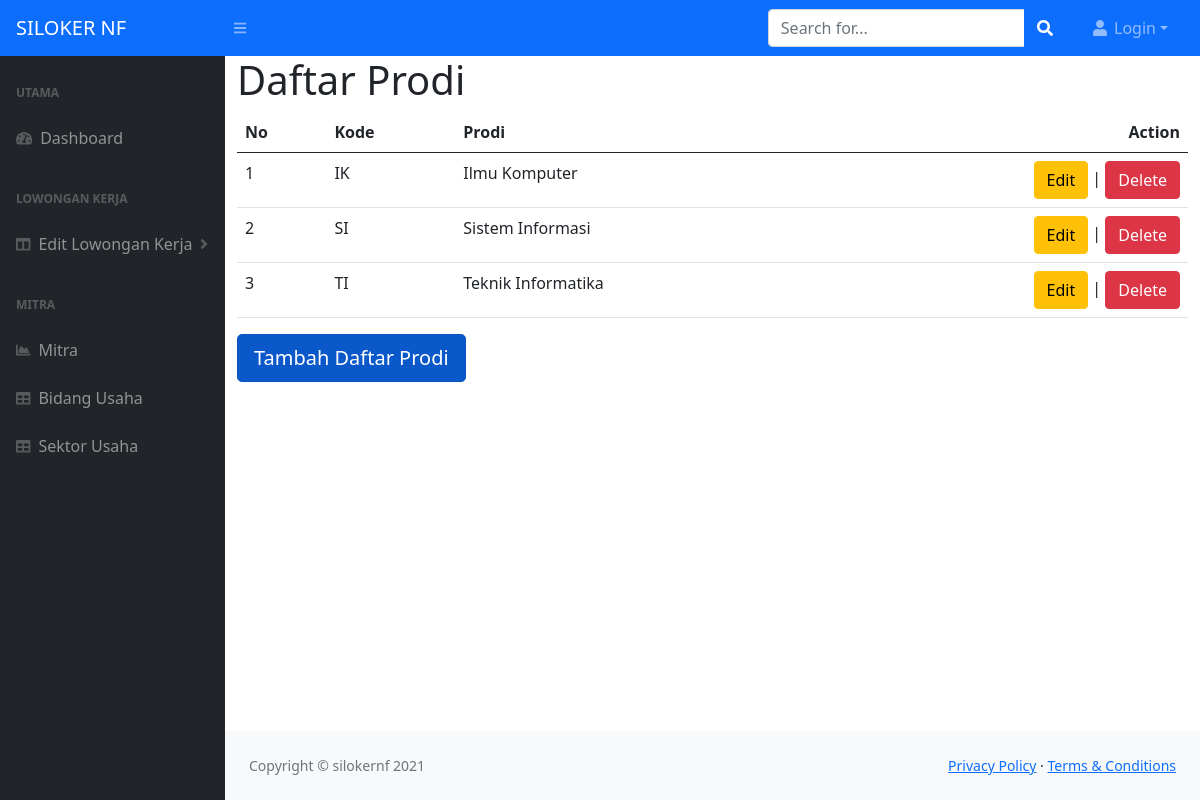
Page /index.php/prodi on the committed database.
### tables this page shows
CREATE TABLE `prodi` (
  `id` int(11) NOT NULL,
  `kode` varchar(2) DEFAULT NULL,
  `nama` varchar(45) DEFAULT NULL
);

### application/controllers/Prodi.php (called while the page is built, shortened)
<?php
class Prodi extends CI_Controller {
    public function index()
	{
        $this->load->model('prodi_model', 'prodi');
        $data['list_prodi'] = $this->prodi->getAll();
        $this->load->view('header');
		$this->load->view('prodi/index',$data);
        $this->load->view('footer');
	}
}

### index.php (called while the page is built, shortened)
<?php
require_once BASEPATH.'core/CodeIgniter.php';

### application/models/Prodi_model.php (called while the page is built, shortened)
<?php
class Prodi_model extends CI_Model {
    public function getAll(){
        $query = $this->db->get('prodi');
        return $query;
    }
}

### application/views/prodi/index.php (the view, shortened to what this page needs)
<h1>Daftar Prodi</h1>
<table class="table">
    <thead>
        <tr>
            <th>No</th><th>Kode</th><th>Prodi</th><th style="text-align:right">Action</th>
        </tr>
    </thead>
    <tbody>
        <?php
        $nomor=1;
        foreach($list_prodi->result() as $prodi){
        ?>
        <tr>
            <td><?=$nomor?></td>
            <td><?=$prodi->kode?></td>
            <td><?=$prodi->nama?></td>
            <td style="text-align:right">
            <a href="<?=base_url()?>prodi/edit/<?=$prodi->id?>" class="btn btn-warning">Edit</a> |
            <a href="<?=base_url()?>prodi/delete/<?=$prodi->id?>" class="btn btn-danger"
            <?php echo 'onclick="return hapusProdi(\'Data Prodi '.$prodi->nama.' Yakin mau dihapus ?? \')"'?>
            >Delete</a></td>
        </tr>
        <?php
        $nomor++;
        }
        ?>
    </tbody>
</table>
<a href="<?=base_url()?>prodi/form" class="btn btn-primary btn-lg active" role="button" aria-pressed="true">Tambah Daftar Prodi</a>

### rows in the picture
prodi: kode "IK", nama "Ilmu Komputer"
prodi: kode "SI", nama "Sistem Informasi"
prodi: kode "TI", nama "Teknik Informatika"

### other values in the picture
$username "Login"
